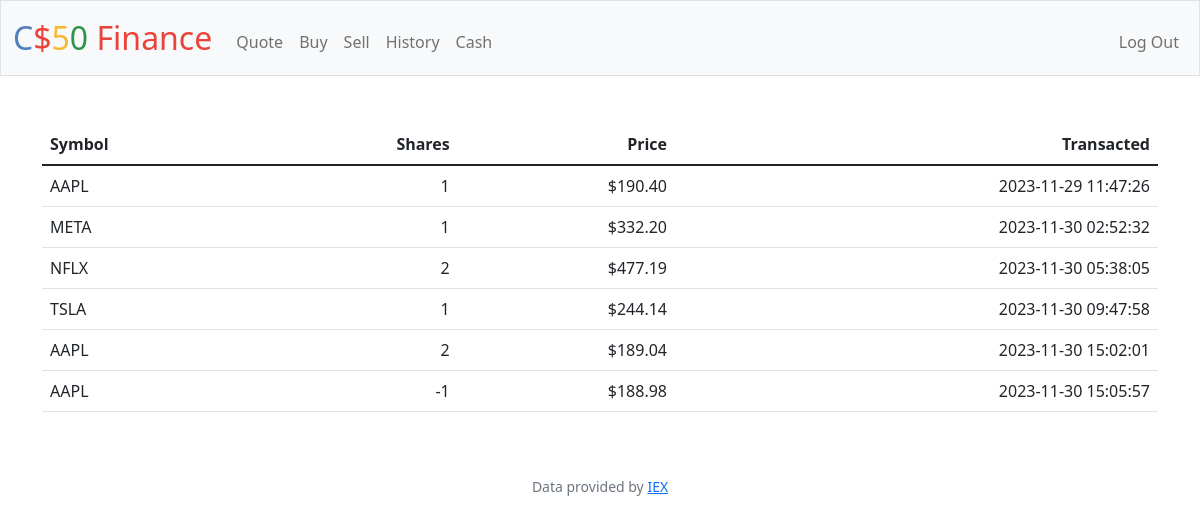
Screenshot of /history (signed in) with the database file from the repository.
### tables this page shows
CREATE TABLE "history" (
    user_id INTEGER NOT NULL,
    symbol TEXT NOT NULL,
    shares INTEGER NOT NULL,
    price NUMERIC NOT NULL,
    time DATETIME NOT NULL,
    FOREIGN KEY (user_id) REFERENCES users(id)
);

### app.py (the view)
@app.route("/history")
@login_required
def history():
    rows_of_history = db.execute("SELECT * FROM history WHERE user_id = ?", session["user_id"])
    return render_template("history.html", rows_of_history=rows_of_history)

### app.py (called while the page is built)
@app.after_request
def after_request(response):
    response.headers["Cache-Control"] = "no-cache, no-store, must-revalidate"
    response.headers["Expires"] = 0
    response.headers["Pragma"] = "no-cache"
    return response

### helpers.py (called while the page is built)
def login_required(f):
    @wraps(f)
    def decorated_function(*args, **kwargs):
        if session.get("user_id") is None:
            return redirect("/login")
        return f(*args, **kwargs)
    return decorated_function

def usd(value):
    return f"${value:,.2f}"

### templates/history.html (shortened to what this page needs)
{% extends "layout.html" %}
{% block main %}
    <table class="table">
        <thead>
            <tr>
                <th class="text-start">Symbol</th>
                <th class="text-end">Shares</th>
                <th class="text-end">Price</th>
                <th class="text-end">Transacted</th>
            </tr>
        </thead>
        <tbody>
            {% for row in rows_of_history %}
                <tr>
                    <td class="text-start">{{ row["symbol"] }}</td>
                    <td class="text-end">{{ row["shares"] }}</td>
                    <td class="text-end">{{ row["price"] | usd }}</td>
                    <td class="text-end">{{ row["time"] }}</td>
                </tr>
            {% endfor %}
        </tbody>
    </table>
{% endblock %}

### templates/layout.html (shortened to what this page needs)
<!DOCTYPE html>
<html lang="en">
    <head>
        <link href="https://cdn.jsdelivr.net/npm/bootstrap@5.1.3/dist/css/bootstrap.min.css" rel="stylesheet">
        <link href="/static/styles.css" rel="stylesheet">
    </head>
    <body>
        <nav class="bg-light border navbar navbar-expand-md navbar-light">
            <div class="container-fluid">
                <a class="navbar-brand" href="/"><span class="blue">C</span><span class="red">$</span><span class="yellow">5</span><span class="green">0</span> <span class="red">Finance</span></a>
                <div class="collapse navbar-collapse" id="navbar">
                    {% if session["user_id"] %}
                        <ul class="navbar-nav me-auto mt-2">
                            <li class="nav-item"><a class="nav-link" href="/quote">Quote</a></li>
                            <li class="nav-item"><a class="nav-link" href="/buy">Buy</a></li>
                            <li class="nav-item"><a class="nav-link" href="/sell">Sell</a></li>
                            <li class="nav-item"><a class="nav-link" href="/history">History</a></li>
                            <li class="nav-item"><a class="nav-link" href="/cash">Cash</a></li>
                        </ul>
                        <ul class="navbar-nav ms-auto mt-2">
                            <li class="nav-item"><a class="nav-link" href="/logout">Log Out</a></li>
                        </ul>
                    {% else %}
                        <ul class="navbar-nav ms-auto mt-2">
                            <li class="nav-item"><a class="nav-link" href="/register">Register</a></li>
                            <li class="nav-item"><a class="nav-link" href="/login">Log In</a></li>
                        </ul>
                    {% endif %}
                </div>
            </div>
        </nav>
        <main class="container py-5 text-center">
            {% block main %}{% endblock %}
        </main>
        <footer class="mb-5 small text-center text-muted">
            Data provided by <a href="https://iexcloud.io/">IEX</a>
        </footer>
    </body>
</html>

### static/styles.css (style rules this page uses)
nav .navbar-brand { font-size: xx-large; }
nav .navbar-brand .blue { color: #537fbe; }
nav .navbar-brand .red { color: #ea433b; }
nav .navbar-brand .yellow { color: #f5b82e; }
nav .navbar-brand .green { color: #2e944b; }

### rows the page displays
history: symbol "AAPL", shares "1", price "$190.40", time "2023-11-29 11:47:26"
history: symbol "META", shares "1", price "$332.20", time "2023-11-30 02:52:32"
history: symbol "NFLX", shares "2", price "$477.19", time "2023-11-30 05:38:05"
history: symbol "TSLA", shares "1", price "$244.14", time "2023-11-30 09:47:58"
history: symbol "AAPL", shares "2", price "$189.04", time "2023-11-30 15:02:01"
history: symbol "AAPL", shares "-1", price "$188.98", time "2023-11-30 15:05:57"
